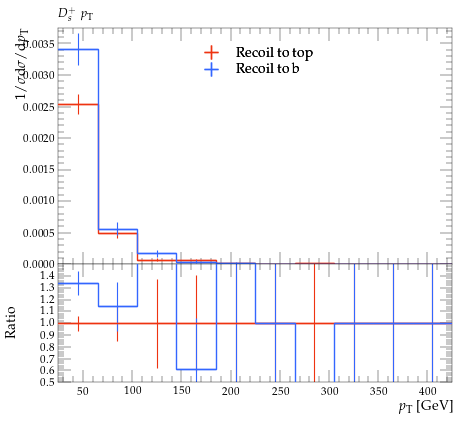

Python code for this plot:
#! /usr/bin/env python

# This Python script was auto-generated using YODA v2.0.2.
# Analysis object: /MC_HFDECAYS/DSPLUS_pT
# Timestamp: 31-07-2026 (13:13:52)

import matplotlib as mpl
import matplotlib.pyplot as plt
mpl.use('Agg') # comment out for interactive use
import os
import numpy as np

plotDir = os.path.split(os.path.realpath(__file__))[0]
if 'YODA_USER_PLOT_PATH' in globals():
    plot_outdir = globals()['YODA_USER_PLOT_PATH']
else:
    plot_outdir = plotDir

#plot style
plt.style.use(os.path.join(plotDir, '../default.mplstyle'))
# plot metadata
figW, figH = plt.rcParams['figure.figsize']
ax_xLabel = r'$p_\mathrm{T}$ [GeV]'
ax_yLabel = r'$1/\sigma \mathrm{d}\sigma/\mathrm{d}p_\mathrm{T}$'
ax_title  = r'$D^+_s$ $p_\mathrm{T}$'
ax_xScale = 'linear'
ax_yScale = 'linear'
xLims = (25.0, 425.0)
yLims = (0.0, 0.0037491190000000004)

# TeX-friendly labels for the legend
labels = {
    'legend' : ([ r"Recoil to top", r"Recoil to b" ], r""),
}

# Adjust canvas width and height
canvasW = 10.0
canvasH = 9.0
figW *= canvasW/10.
figH *= canvasH/9.

# Create figure and axis objects
fig, (ax, ratio0_ax) = plt.subplots(2, 1, sharex=True,
                  figsize=(figW,figH), gridspec_kw={'height_ratios': (6.0, 3.0)})

# Set figure margins
plt.subplots_adjust(
    left   = 1.0 * plt.rcParams['figure.subplot.left'],
    right  = 1.0 * plt.rcParams['figure.subplot.right'],
    top    = 1.0 * plt.rcParams['figure.subplot.top'],
    bottom = 1.0 * plt.rcParams['figure.subplot.bottom'])

ratio0_ax.yaxis.set_major_locator(mpl.ticker.MultipleLocator(0.1))
ratio0_ax.set_ylim(0.5, 1.4999)
ratio0_ax.set_ylabel('Ratio')

# the numerical data is stored in a separate file
dataf = dict()
prefix = os.path.split(__file__)[0]
if prefix:    prefix = prefix + '/'
exec(open(prefix+'DSPLUS_pT__data.py').read(), dataf)


legend_handles = dict() # keep track of handles for the legend

# style options for curves
# starts at zorder>=5 to draw curve on top of legend
styles = {
  'recoil_t': {
    'color' : '#EE3311',
    'linestyle' : '-',
    'linewidth' : 1,
    'marker' : 'none',
    'markersize' : 2,
    'capsize' : 0.0,
    'zorder' : 5,
    'histstyle' : 1,
    'drawstyle' : 'steps-pre',
    'xerrorbars' : 1,
    'yerrorbars' : 1,
    'fillcolor' : None,
    'fillopacity' : 1.0,
    'ratio0_linestyle' : '-',
    'ratio0_linewidth' : 1,
    'ratio0_marker' : 'none',
    'ratio0_markersize' : 2,
    'ratio0_capsize' : 0.0,
    'ratio0_zorder' : 5,
    'ratio0_histstyle' : 1,
    'ratio0_drawstyle' : 'steps-pre',
    'ratio0_xerrorbars' : 1,
    'ratio0_yerrorbars' : 1,
  },
  'recoil_b': {
    'color' : '#3366FF',
    'linestyle' : '-',
    'linewidth' : 1,
    'marker' : 'none',
    'markersize' : 2,
    'capsize' : 0.0,
    'zorder' : 6,
    'histstyle' : 1,
    'drawstyle' : 'steps-pre',
    'xerrorbars' : 1,
    'yerrorbars' : 1,
    'fillcolor' : None,
    'fillopacity' : 1.0,
    'ratio0_linestyle' : '-',
    'ratio0_linewidth' : 1,
    'ratio0_marker' : 'none',
    'ratio0_markersize' : 2,
    'ratio0_capsize' : 0.0,
    'ratio0_zorder' : 6,
    'ratio0_histstyle' : 1,
    'ratio0_drawstyle' : 'steps-pre',
    'ratio0_xerrorbars' : 1,
    'ratio0_yerrorbars' : 1,
  },
}

# curve from input yoda files in main panel
for label, yvals in dataf['yvals'].items():
    if all(np.isnan(v) for v in dataf['yvals'][label]):
        continue
    tmp = None
    if styles[label]['histstyle']: # draw as histogram
        xpos = dataf['xedges'][label] if styles[label]['drawstyle'] else dataf['xpoints'][label]
        ypos = np.insert(yvals, 0, yvals[0]) if styles[label]['drawstyle'] else yvals
        if styles[label]['fillcolor']: # fill area below curve
            ax.fill_between(xpos, ypos, step='pre',
                            color=styles[label]['fillcolor'],
                            alpha=styles[label]['fillopacity'])
        tmp, = ax.plot(xpos, ypos,
                       color=styles[label]['color'],
                       linestyle=styles[label]['linestyle'],
                       linewidth=styles[label]['linewidth'],
                       drawstyle=styles[label]['drawstyle'], solid_joinstyle='miter',
                       zorder=styles[label]['zorder'], label=label)
    tmp = ax.errorbar(dataf['xpoints'][label], yvals,
                      xerr=np.array(dataf['xerrs'][label])*styles[label]['xerrorbars'],
                      yerr=np.array(dataf['yerrs'][label])*styles[label]['yerrorbars'],
                      fmt=styles[label]['marker'], capsize=styles[label]['capsize'],
                      markersize=styles[label]['markersize'],
                      ecolor=styles[label]['color'],
                      color=styles[label]['color'], zorder=styles[label]['zorder'])
    tmp[-1][0].set_linestyle(styles[label]['linestyle'])
    tmp[-1][0].set_linewidth(styles[label]['linewidth'])
    if label in dataf['add_legend_handle']:  legend_handles[label] = tmp
    for varLabel in dataf['variation_yvals'].keys():
        if varLabel.startswith(label):
            tmp, = ax.plot(dataf['xedges'][label], dataf['variation_yvals'][varLabel],
                           color=styles[label]['color'],
                           linestyle=styles[label]['linestyle'],
                           linewidth=styles[label]['linewidth'],
                           drawstyle='steps-pre', solid_joinstyle='miter',
                           zorder=styles[label]['zorder'], alpha=0.5)


# plots on ratio panel
# curve from input yoda files in ratio panel
for label, yvals in dataf['ratio0_yvals'].items():
    if all(np.isnan(v) for v in yvals):
        continue
    if styles[label]['ratio0_histstyle']: # plot as histogram
        xpos = dataf['xedges']['recoil_t'] if styles[label]['ratio0_drawstyle'] else dataf['xpoints']['recoil_t']
        ypos = np.insert(yvals, 0, yvals[0]) if styles[label]['ratio0_drawstyle'] else yvals
        ratio0_ax.plot(xpos, ypos,
                       color=styles[label]['color'],
                       linewidth=styles[label]['linewidth'],
                       linestyle=styles[label]['ratio0_linestyle'],
                       drawstyle=styles[label]['ratio0_drawstyle'], zorder=styles[label]['zorder'],
                       solid_joinstyle='miter')
    tmp = ratio0_ax.errorbar(dataf['xpoints']['recoil_t'], yvals,
                             xerr=np.array(dataf['ref_xerrs'])*styles[label]['ratio0_xerrorbars'],
                             yerr=np.array(dataf['ratio0_yerrs'][label])*styles[label]['ratio0_yerrorbars'],
                             fmt=styles[label]['ratio0_marker'], capsize=styles[label]['ratio0_capsize'],
                             markersize=styles[label]['ratio0_markersize'],
                             ecolor=styles[label]['color'],
                             color=styles[label]['color'])
    tmp[-1][0].set_linestyle(styles[label]['ratio0_linestyle'])
    tmp[-1][0].set_linewidth(styles[label]['ratio0_linewidth'])

    for varlabel in dataf['ratio0_variation_vals'].keys():
        if varlabel.startswith(label):
            ratio0_ax.plot(dataf['xedges']['recoil_t'],
                            dataf['ratio0_variation_vals'][varlabel],
                            color=styles[label]['color'],
                            linestyle=styles[label]['linestyle'],
                            linewidth=styles[label]['linewidth'],
                            drawstyle='steps-pre', solid_joinstyle='miter',
                            zorder=1, alpha=0.5)

legend_items = list(legend_handles.values())
ax.add_artist(ax.legend(legend_items,
                        labels['legend'][0],
                        title=labels['legend'][1],
                        alignment='left',
                        loc='upper center',
                        bbox_to_anchor=(0.5, 0.97)))

# set plot metadata as defined above
ratio0_ax.set_xlabel(ax_xLabel)
ratio0_ax.xaxis.set_label_coords(1., -0.15)
ax.set_ylabel(ax_yLabel, ha='right', va='top')
ax.yaxis.set_label_coords(-0.11, 1.0)
ax.set_title(ax_title, loc='left')
ax.set_xscale(ax_xScale)
ax.set_yscale(ax_yScale)
ax.set_xlim(xLims)
ax.set_ylim(yLims)

# tick formatting
plt.rcParams['xtick.top'] = True
plt.rcParams['ytick.right'] = True
fig.align_ylabels((ax, ratio0_ax))
plt.savefig(os.path.join(plot_outdir, 'DSPLUS_pT.pdf'), format='PDF')
plt.savefig(os.path.join(plot_outdir, 'DSPLUS_pT.png'), format='PNG')

plt.close(fig)
